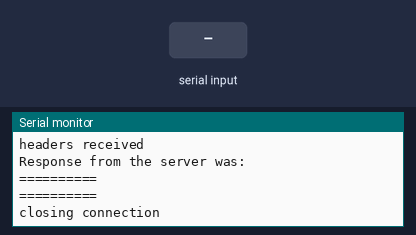
A sketch run on a simulated ESP8266 (NodeMCU). Shown: the last lines printed to the serial monitor. The inputs (shaded band) are chosen by the test bench. WiFi joins after 1.5 s; servers stay silent unless stated; uploads are accepted with an empty reply.

Above: at 3.9 s.
4.0 s: "!\n" received over the second serial link
At 5.6 s:
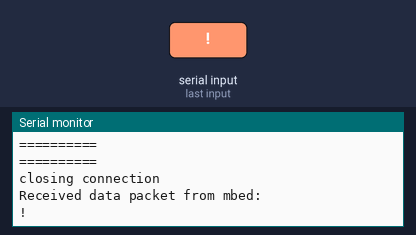
6.5 s: "degC\n" received over the second serial link
At 8.6 s:
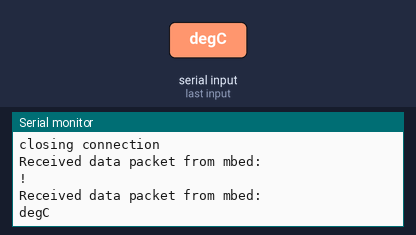
9.0 s: "@\n" received over the second serial link
At 10.6 s:
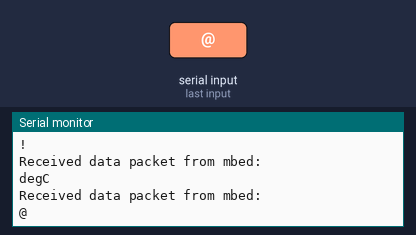
11.5 s: "hPa\n" received over the second serial link
At 13.7 s:
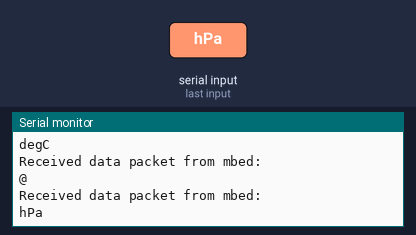
14.0 s: "#\n" received over the second serial link
At 15.6 s:
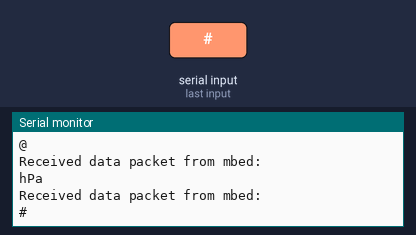
16.5 s: "%\n" received over the second serial link
At 18.7 s:
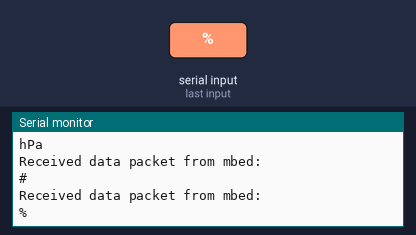

Measured:
- after the input at 4.0 s, the serial monitor: prints a new line at once (image 1)
- after the input at 6.5 s, the serial monitor: prints a new line after 1.0 s (image 2)
- after the input at 9.0 s, the serial monitor: prints a new line after 1.0 s (image 3)
- after the input at 11.5 s, the serial monitor: prints a new line after 1.0 s (image 4)
- after the input at 14.0 s, the serial monitor: prints a new line after 1.0 s (image 5)
- after the input at 16.5 s, the serial monitor: prints a new line after 1.0 s (image 6)

The sketch:

send_data.ino
```cpp
#include <ESP8266WiFi.h>
#include <WiFiClient.h>
#include <SoftwareSerial.h>

const char* ssid = "NotACiscoRouter";
const char* password = "y2z?zng?r2hn";

const char* serverUrl = "192.168.1.203"; //Raspberry Pi Server IP.
String serverEndpoint = "/sendsensorvalue"; // rest API used to send values to server.
const int httpPort = 5000;

SoftwareSerial mbed(D7, D8);  //rx, tx for reciving information from mbed.

							  //JSON-formatted template to send to server.
							  //String data = "{\"Hello\":\"Hi2\"}";
String dataToSend = "{\"data\":[{\"variableName\":\"Temperature\",\"timeStamp\": \"TIMESTAMP\",\"value\": TEMPTOPARSE},{\"variableName\": \"Pressure\",\"timeStamp\": \"TIMESTAMP\",\"value\": PRESSTOPARSE},{\"variableName\": \"Humidity\",\"timeStamp\": \"TIMESTAMP\",\"value\": HUMTOPARSE}]}";

String sampleTemp = "12.02";
String samplePress = "12.02";
String sampleHum = "12.02";
String timeStamp = "12.02";
String mbedData;


void parseJSONData(); //Prototype
void extractData();

void setup() {

	//Communicate with ESP8266 and establish Wi-Fi connection.
	Serial.begin(115200);
	mbed.begin(115200); //Communicate with mbed to recieve data packets.


	Serial.println();
	Serial.print("connecting to ");
	Serial.println(ssid);
	WiFi.begin(ssid, password);
	while (WiFi.status() != WL_CONNECTED) {
		delay(500);
		Serial.print(".");
	}
	Serial.println("");
	Serial.println("WiFi connected");
	Serial.println("IP address: ");
	Serial.println(WiFi.localIP());

	// Grab data from mbed and parse as needed.
	/*Serial.println("Receiving data from mbed...");
	while (mbed.available()) {
		mbedData = mbed.readString();
	}
	mbed.print('y'); //send a confirmation 'y' char to mbed to tell it the packet was recieved in full.

	Serial.println(mbedData);

	extractData();*/

	// Use WiFiClient class to create TLS connection
	WiFiClient client;
	Serial.print("connecting to ");
	Serial.println(serverUrl);
	if (!client.connect(serverUrl, httpPort)) {
		Serial.println("connection failed");
		return;
	}

	// Sending POST Request to Raspberry Pi Server.
	Serial.print("requesting endpoint: ");
	Serial.println(serverEndpoint);


	parseJSONData();
	client.print("POST " + serverEndpoint + " HTTP/1.1\r\n" +

		"Host: " + serverUrl + "\r\n" +

		"Accept: *" + "/" + "*\r\n" +

		"Content-Length: " + dataToSend.length() + "\r\n" +

		"Content-Type: application/json\r\n" +

		"\r\n" + dataToSend);

	Serial.println("request sent");
	while (client.connected()) {
		String line = client.readStringUntil('\n');
		if (line == "\r") {
			Serial.println("headers received");
			break;
		}
	}
	String line = client.readStringUntil('\n');

	Serial.println("Response from the server was:");
	Serial.println("==========");
	Serial.println(line);
	Serial.println("==========");
	Serial.println("closing connection");


}

void loop() {
	if (mbed.available()) {
		Serial.println("Received data packet from mbed:");
		dataToSend = mbed.readString();
		Serial.println(dataToSend);
	}
}

//Parses values into the JSON template packet.
void parseJSONData() {
	dataToSend.replace("TEMPTOPARSE", sampleTemp);
	dataToSend.replace("PRESSTOPARSE", samplePress);
	dataToSend.replace("HUMTOPARSE", sampleHum);
	dataToSend.replace("TIMESTAMP", timeStamp);
}

//Extracts sensor and time data from the UART Packet sent from mbed.
void extractData() {

	//Grabs portions of the string based on predetermined delimeters on the packet.
	sampleTemp = mbedData.substring(mbedData.indexOf("!") + 1, mbedData.indexOf("degC"));
	samplePress = mbedData.substring(mbedData.indexOf("@") + 1, mbedData.indexOf("hPa"));
	sampleHum = mbedData.substring(mbedData.indexOf("#") + 1, mbedData.indexOf("%"));
	timeStamp = mbedData.substring(mbedData.indexOf("$") + 1, mbedData.length() - 1);

	//DEBUGGING
	Serial.println(sampleTemp);
	Serial.println(samplePress);
	Serial.println(sampleHum);
	Serial.println(timeStamp);
}
```
